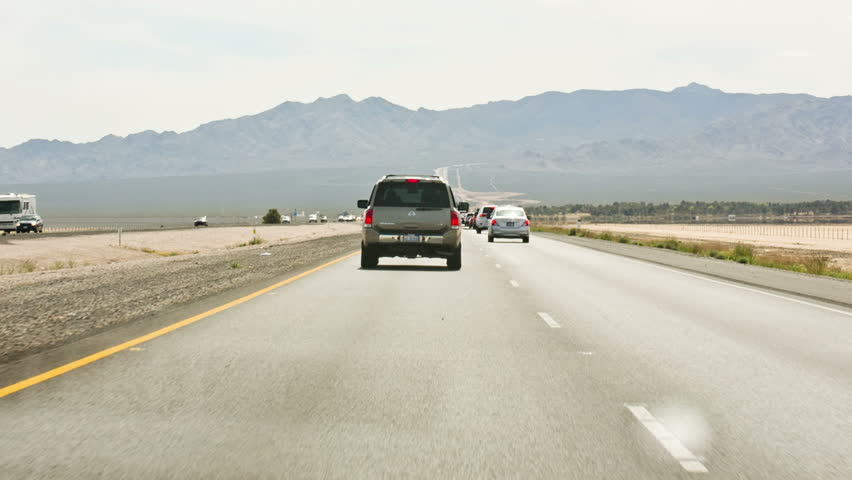
#> input picture lane_detection/driving_highway.jpg, 852 x 480 px, given in place of test1.mp4, which was not available
$ python lane.py
#> lines starting #> are read from the running program, lines starting #| are printed output that depends on the picture; after the words box and inside, x2 and y2 are one past the last pixel; in counts of white or black regions, pixels touching at a corner belong together; pictures that were not available may be replaced by others from this repository, and a replacement may not be noted
import cv2
import numpy as np

#img = cv2.imread('/Users/tristanshah/Desktop/lane2.jpg')


def region_of_interest(img, vertices):

    mask = np.zeros_like(img)
    if len(img.shape) > 2:
        channel_count = img.shape[2]
        ignore_mask_color = (255,) * channel_count
    else:
        ignore_mask_color = 255

    cv2.fillPoly(mask, vertices, ignore_mask_color)

    masked_image = cv2.bitwise_and(img, mask)
    return masked_image

def hough_lines(img, rho, theta, threshold, min_line_len, max_line_gap):
    lines = cv2.HoughLinesP(img, rho, theta, threshold, np.array([]), minLineLength=min_line_len, maxLineGap=max_line_gap)
    line_img = np.zeros((img.shape[0], img.shape[1], 3), dtype=np.uint8)
    draw_lines(line_img, lines)
    return line_img

def draw_lines(img, lines, color=[255, 0, 0], thickness=2):
    for line in lines:
        for x1,y1,x2,y2 in line:
            cv2.line(img, (x1, y1), (x2, y2), color, thickness)

def weighted_img(img, initial_img, α=0.8, β=1., λ=0.):
    return cv2.addWeighted(initial_img, α, img, β, λ)


cap = cv2.VideoCapture('/Users/tristanshah/Desktop/MyTest/opencv/video/test1.mp4')

while(cap.isOpened()):
    ret, img = cap.read()
#> img is the input picture: shape (480, 852, 3); mean B, G, R 180.5, 193, 194.1

    gray = cv2.cvtColor(img, cv2.COLOR_BGR2GRAY)
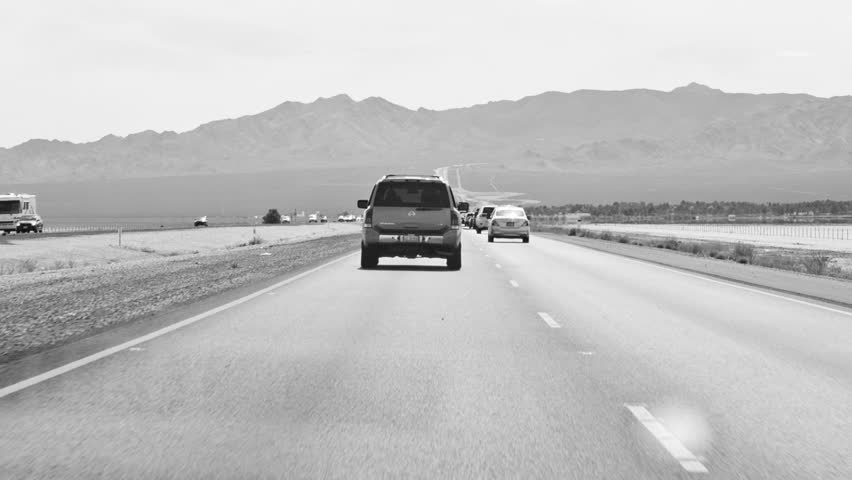
#> gray: shape (480, 852); min 4, max 255, mean 191.9

    img_hsv = cv2.cvtColor(img, cv2.COLOR_BGR2HSV)
#> img_hsv: shape (480, 852, 3); mean H, S, V 41.9, 28.6, 197.8

    lower_yellow = np.array([20, 100, 100], dtype = "uint8")
    upper_yellow = np.array([30, 255, 255], dtype= "uint8")

    mask_yellow = cv2.inRange(img_hsv, lower_yellow, upper_yellow)
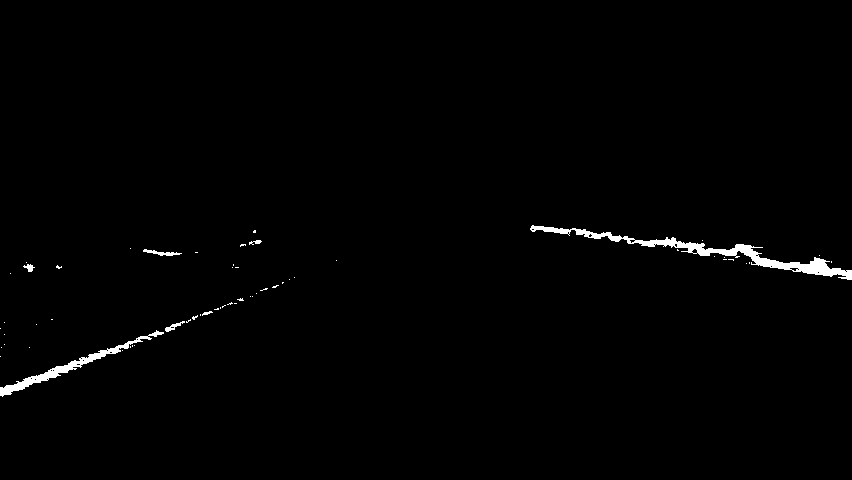
#> mask_yellow: shape (480, 852); 0.96% white; 58 white regions (51 under 20 px), largest, box (x1, y1, x2, y2) and area: (530, 225, 852, 280) 2326, (0, 330, 164, 397) 1103, (143, 249, 182, 256) 114
    mask_white = cv2.inRange(gray, 200, 255)
#> mask_white: shape (480, 852); 40.4% white; 493 white regions (449 under 20 px), largest, box (x1, y1, x2, y2) and area: (0, 0, 852, 149) 92151, (3, 229, 852, 454) 57444, (580, 224, 852, 252) 3866
    mask_yw = cv2.bitwise_or(mask_white, mask_yellow)
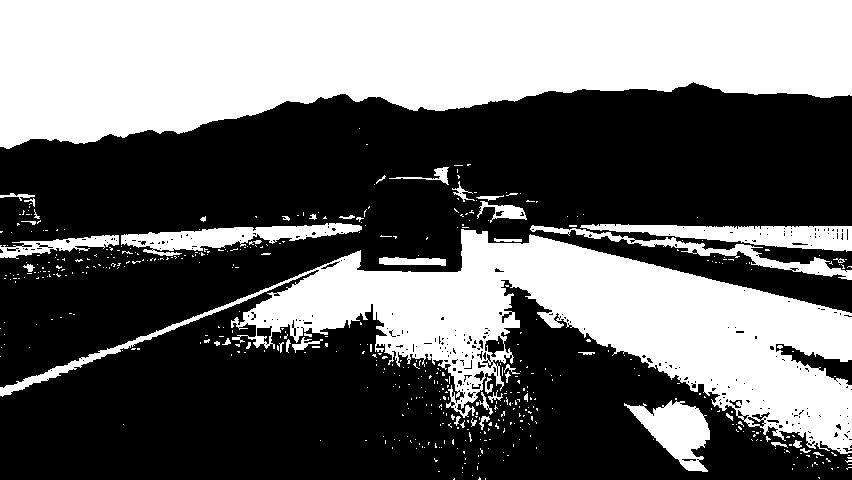
#> mask_yw: shape (480, 852); 41.2% white; 521 white regions (474 under 20 px), largest, box (x1, y1, x2, y2) and area: (0, 0, 852, 149) 92151, (0, 229, 852, 454) 57965, (580, 224, 852, 252) 3866
    mask_yw_image = cv2.bitwise_and(gray, mask_yw)
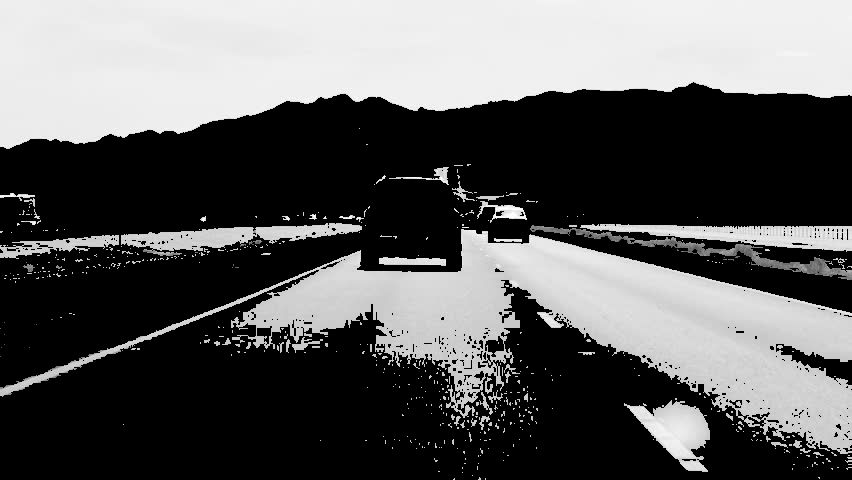
#> mask_yw_image: shape (480, 852); min 0, max 255, mean 92.6

    kernel_size = 5
    gauss_grey = cv2.GaussianBlur(img, (kernel_size, kernel_size), 0)

    low_threshold = 50
    high_threshold = 150

    cannyed_edges = cv2.Canny(img, low_threshold, high_threshold)
#> cannyed_edges: shape (480, 852); 4.8% white in thin lines or dots, all inside (x1, y1, x2, y2) = (0, 82, 852, 473)

    imshape = img.shape
#> imshape = (480, 852, 3)
    lower_left = [imshape[1]/9,imshape[0]]
#> lower_left = [94.67, 480]
    lower_right = [imshape[1]-imshape[1]/9,imshape[0]]
#> lower_right = [757.3, 480]
    top_left = [imshape[1]/2-imshape[1]/8,imshape[0]/2+imshape[0]/10]
#> top_left = [319.5, 288]
    top_right = [imshape[1]/2+imshape[1]/8,imshape[0]/2+imshape[0]/10]
#> top_right = [532.5, 288]
    vertices = [np.array([lower_left,top_left,top_right,lower_right],dtype=np.int32)]


    roi_image = region_of_interest(cannyed_edges, vertices)
#> in region_of_interest, `cv2.fillPoly(mask, vertices, ignore_mask_color)`:
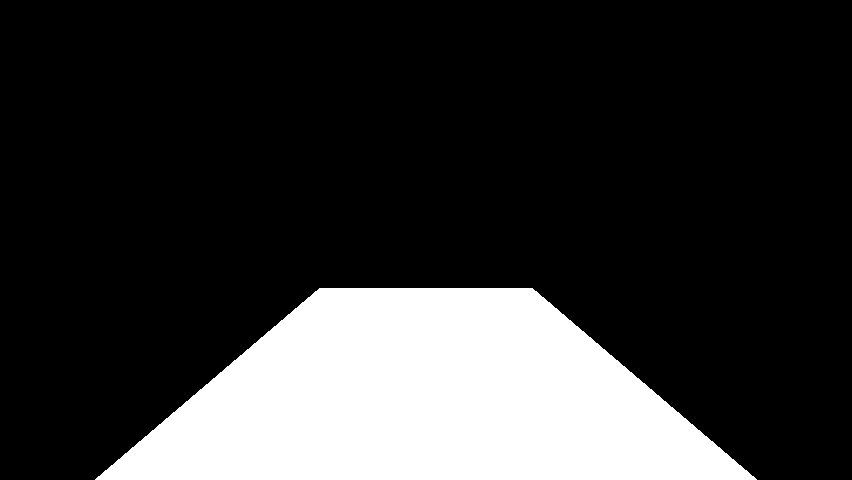
#> mask: shape (480, 852); 20.6% white; 1 white region, box (x1, y1, x2, y2) and area: (95, 288, 757, 480) 84129
#> in region_of_interest, `masked_image = cv2.bitwise_and(img, mask)`:
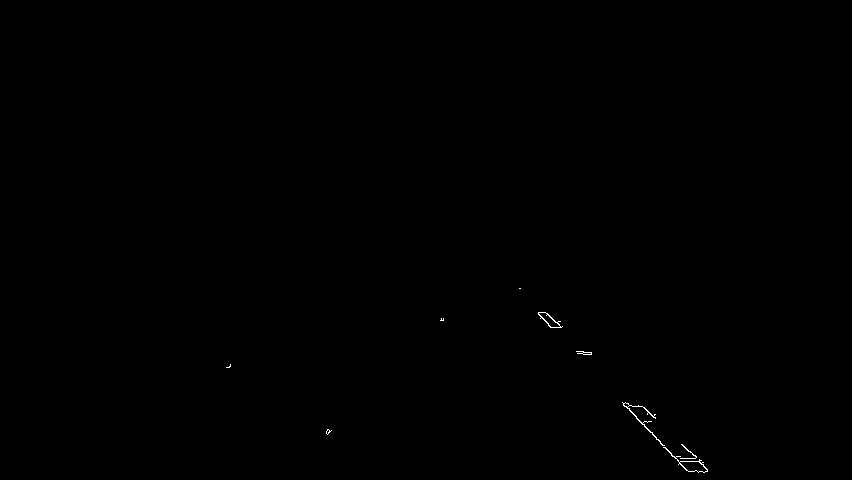
#> masked_image: shape (480, 852); 0.11% white in thin lines or dots, all inside (x1, y1, x2, y2) = (226, 288, 708, 473)

    rho = 2
    theta = np.pi/180
    threshold = 20
    min_line_len = 50
    max_line_gap = 200

    line_image = hough_lines(roi_image, rho, theta, threshold, min_line_len, max_line_gap)
#> in hough_lines, `lines = cv2.HoughLinesP(img, rho, theta, threshold, np.array([]), minL..`: lines = [[520, 288, 703, 464], [538, 314, 690, 471], [623, 405, 689, 471], [538, 313, 695, 470], [626, 407, 692, 471], [543, 312, 707, 471], [622, 402, 701, 471], [562, 326, 703, 462], [539, 312, 707, 469], [554, 327, 693, 471], [588, 352, 653, 417], [538, 312, 703, 472]]
#> the loop in draw_lines, `for line in lines:` made 12 passes
    result = weighted_img(line_image, img, α=0.8, β=1., λ=0.)
#> in weighted_img, `return cv2.addWeighted(initial_img, α, img, β, λ)`:
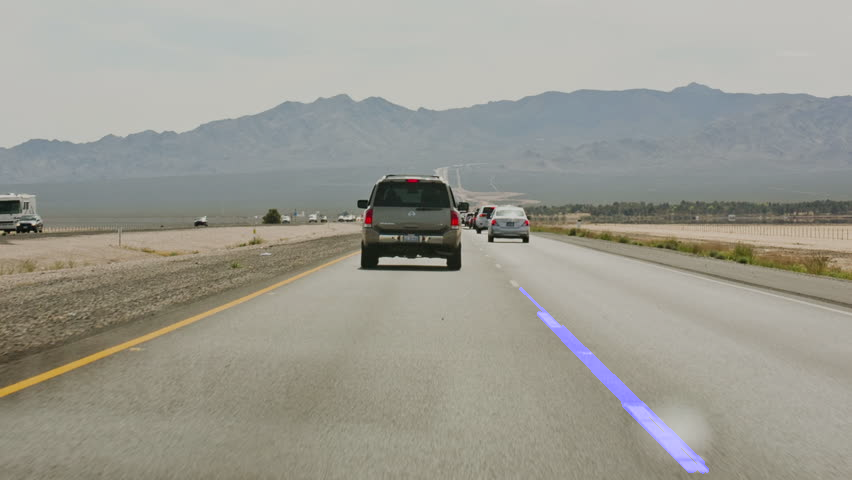
#> returned value: shape (480, 852, 3); mean of channels 0, 1, 2 145.3, 154.4, 155.3; drawn as B, G, R
    #complete = cv2.addWeighted(img, alpha, line_image, beta, lambda)

    cv2.imshow('img', line_image)

    if cv2.waitKey(1) & 0xFF == ord('q'):
#> (key q is pressed here)
        break

#> (the run stopped early here; a loop or call above may not have finished)

$ run again, on lane_detection/lane2.jpg
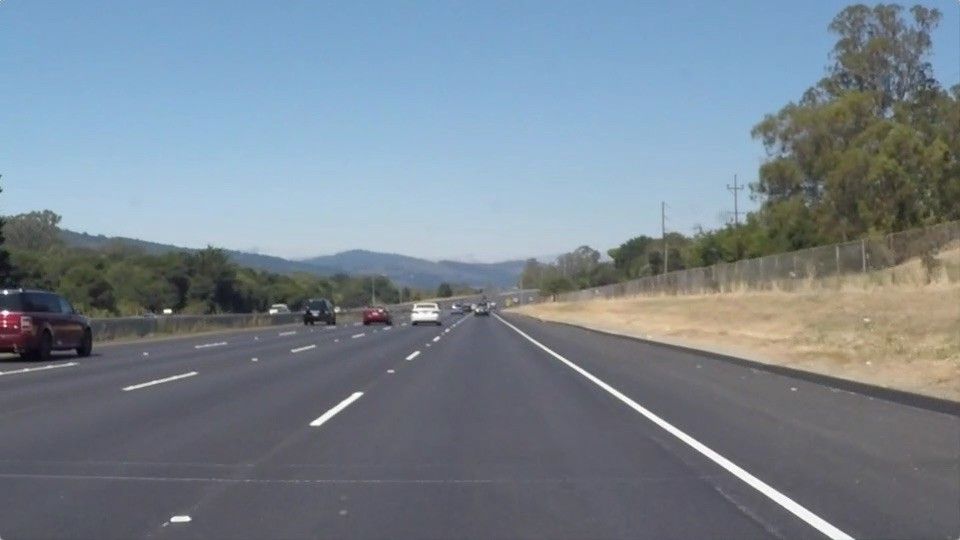
#> input picture lane_detection/lane2.jpg, 960 x 540 px, given in place of test1.mp4, which was not available
#> img is the input picture: shape (540, 960, 3); mean B, G, R 143.7, 132.5, 120.3
#> img_hsv: shape (540, 960, 3); mean H, S, V 94.9, 52, 149.3
#> mask_yellow: shape (540, 960); 0.02% white in thin lines or dots, all inside (x1, y1, x2, y2) = (834, 100, 942, 342)
#> `mask_white = cv2.inRange(gray, 200, 255)`:
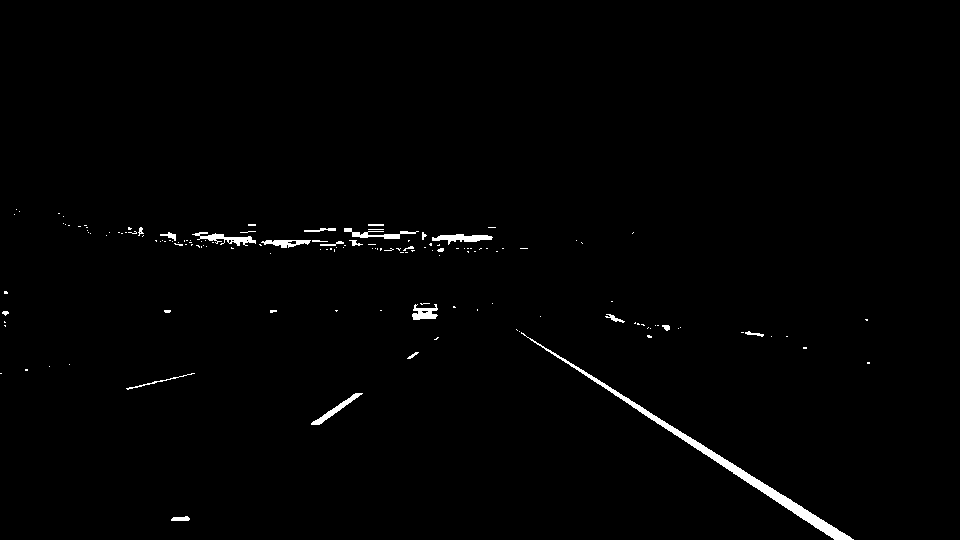
#> mask_white: shape (540, 960); 1% white; 147 white regions (123 under 20 px), largest, box (x1, y1, x2, y2) and area: (521, 332, 854, 540) 2369, (192, 232, 256, 246) 351, (432, 234, 493, 245) 339
#> cannyed_edges: shape (540, 960); 3.2% white in thin lines or dots
#> mask: shape (540, 960); 20.6% white; 1 white region, box (x1, y1, x2, y2) and area: (107, 324, 853, 540) 106634
#> masked_image: shape (540, 960); 0.34% white in thin lines or dots, all inside (x1, y1, x2, y2) = (163, 324, 851, 540)
#> lines = 19 rows, first 6: [510, 324, 849, 536], [505, 324, 836, 539], [527, 339, 835, 539], [163, 523, 455, 326], [522, 332, 850, 537], [360, 324, 590, 328]
#> the loop in draw_lines, `for line in lines:` made 19 passes
#> in weighted_img, `return cv2.addWeighted(initial_img, α, img, β, λ)`:
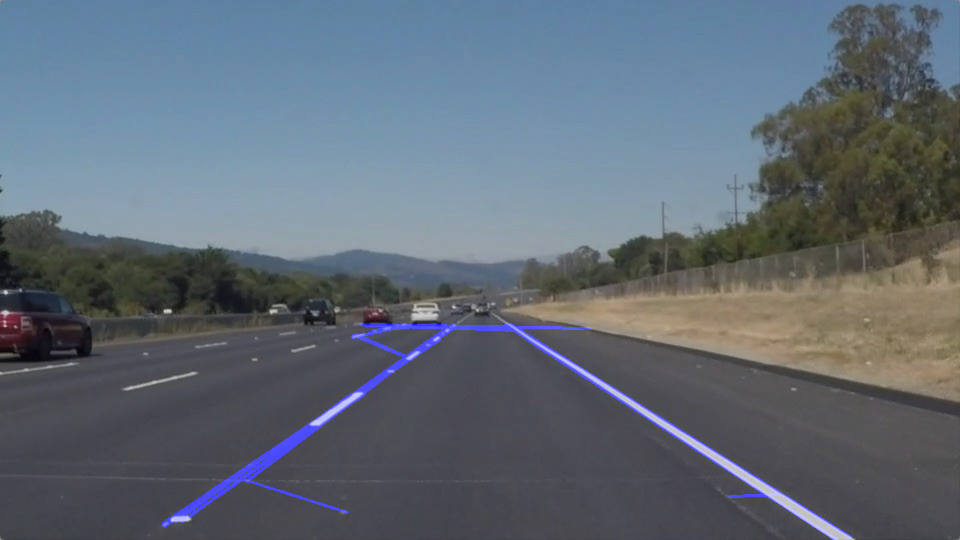
#> returned value: shape (540, 960, 3); mean of channels 0, 1, 2 117.2, 106, 96.2; drawn as B, G, R
